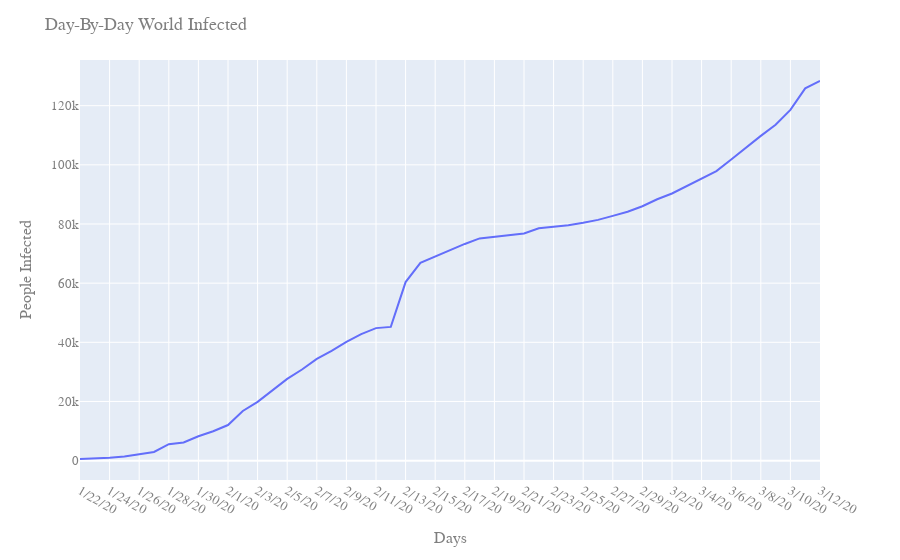

Notebook source saved alongside this figure:
### Markdown cell above
## Whole World Day By Day
How is the infection spreading Worldwide?

### Code cell
plot_line(world_data_confirmed, 0)

### Figure 1 — Plotly figure (JSON) as saved in the notebook; plotly's stock layout.template omitted (floating-point values rounded to 4 significant figures)
{"data": [{"hoverlabel": {"namelength": 0}, "hovertemplate": "x=%{x}<br>0=%{y}", "legendgroup": "", "line": {"color": "#636efa", "dash": "solid"}, "mode": "lines", "name": "", "showlegend": false, "type": "scatter", "x": ["1/22/20", "1/23/20", "1/24/20", "1/25/20", "1/26/20", "1/27/20", "1/28/20", "1/29/20", "1/30/20", "1/31/20", "2/1/20", "2/2/20", "2/3/20", "2/4/20", "2/5/20", "2/6/20", "2/7/20", "2/8/20", "2/9/20", "2/10/20", "2/11/20", "2/12/20", "2/13/20", "2/14/20", "2/15/20", "2/16/20", "2/17/20", "2/18/20", "2/19/20", "2/20/20", "2/21/20", "2/22/20", "2/23/20", "2/24/20", "2/25/20", "2/26/20", "2/27/20", "2/28/20", "2/29/20", "3/1/20", "3/2/20", "3/3/20", "3/4/20", "3/5/20", "3/6/20", "3/7/20", "3/8/20", "3/9/20", "3/10/20", "3/11/20", "3/12/20"], "xaxis": "x", "y": [555, 653, 941, 1434, 2118, 2927, 5578, 6166, 8234, 9927, 12038, 16787, 19881, 23892, 27635, 30817, 34391, 37120, 40150, 42762, 44802, 45221, 60368, 66885, 69030, 71224, 73258, 75136, 75639, 76197, 76823, 78579, 78965, 79568, 80413, 81395, 82754, 84120, 86011, 88369, 90306, 92840, 95120, 97882, 101784, 105821, 109795, 113561, 118592, 125865, 128343], "yaxis": "y"}], "layout": {"font": {"color": "#7f7f7f", "family": "Arial", "size": 13}, "legend": {"tracegroupgap": 0}, "margin": {"t": 60}, "title": {"text": "Day-By-Day World Infected"}, "xaxis": {"anchor": "y", "domain": [0, 1], "title": {"text": "Days"}}, "yaxis": {"anchor": "x", "domain": [0, 1], "title": {"text": "People Infected"}}}}
